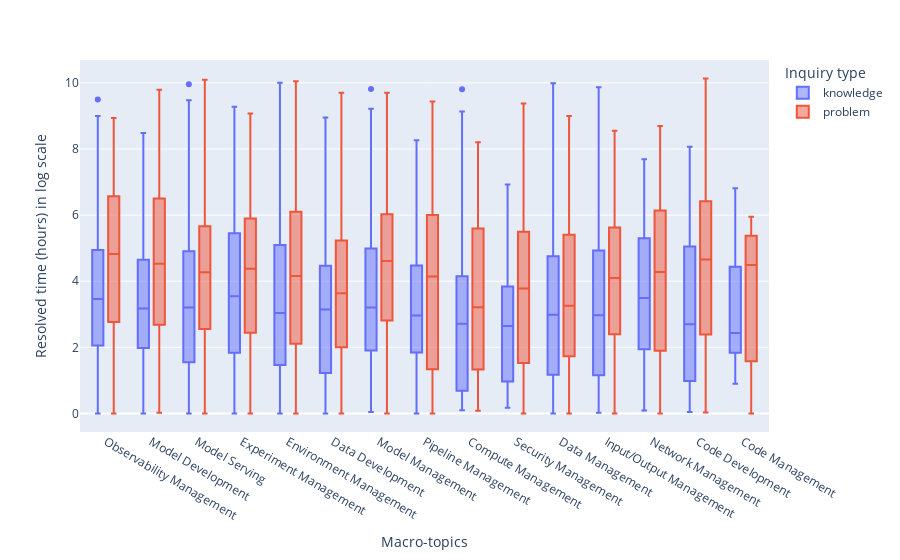

The notebook cell saved with this chart:
### Code cell
df = pd.read_json(os.path.join(path_rq1, 'filtered.json'))
df['Challenge_solved_time'] = df['Challenge_solved_time'].apply(lambda x: np.log(x+1))
df['Challenge_topic_macro'] = df['Challenge_topic_macro'].apply(lambda x: macro_topic_indexing[x])
    
fig = px.box(df, x="Challenge_topic_macro", y="Challenge_solved_time", color="Challenge_type")
fig.update_traces(quartilemethod="exclusive") # or "inclusive", or "linear" by default
fig.update_layout(
    xaxis_title="Macro-topics",
    yaxis_title="Resolved time (hours) in log scale",
    legend_title='Inquiry type',
)
fig.show()
fig.write_image(os.path.join(path_rq1, 'Resolved time in log scale (based on inquiry types).pdf'))

### Figure 1 — Plotly figure (JSON) as saved in the notebook; plotly's stock layout.template omitted (floating-point values rounded to 4 significant figures; data arrays with more than 128 entries replaced by an {"elided": "..."} marker saying what was removed)
{"data": [{"alignmentgroup": "True", "hovertemplate": "Challenge_type=knowledge<br>Challenge_topic_macro=%{x}<br>Challenge_solved_time=%{y}<extra></extra>", "legendgroup": "knowledge", "marker": {"color": "#636efa"}, "name": "knowledge", "notched": false, "offsetgroup": "knowledge", "orientation": "v", "quartilemethod": "exclusive", "showlegend": true, "type": "box", "x": {"elided": "5245 str values"}, "x0": " ", "xaxis": "x", "y": {"elided": "5245 float values"}, "y0": " ", "yaxis": "y"}, {"alignmentgroup": "True", "hovertemplate": "Challenge_type=problem<br>Challenge_topic_macro=%{x}<br>Challenge_solved_time=%{y}<extra></extra>", "legendgroup": "problem", "marker": {"color": "#EF553B"}, "name": "problem", "notched": false, "offsetgroup": "problem", "orientation": "v", "quartilemethod": "exclusive", "showlegend": true, "type": "box", "x": {"elided": "6360 str values"}, "x0": " ", "xaxis": "x", "y": {"elided": "6360 float values"}, "y0": " ", "yaxis": "y"}], "layout": {"boxmode": "group", "legend": {"title": {"text": "Inquiry type"}, "tracegroupgap": 0}, "margin": {"t": 60}, "xaxis": {"anchor": "y", "domain": [0, 1], "title": {"text": "Macro-topics"}}, "yaxis": {"anchor": "x", "domain": [0, 1], "title": {"text": "Resolved time (hours) in log scale"}}}}
